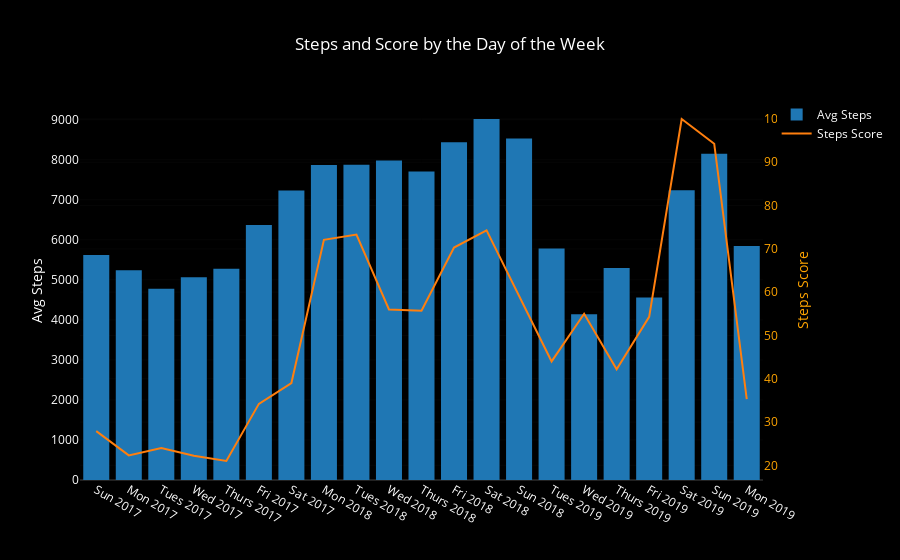

Source (notebook cell):
### Code cell
bars = go.Bar(x=dow_df.weekday_year, y=dow_df.mean_steps,
              name='Avg Steps', yaxis='y1')

score_line = go.Scatter(x=dow_df.weekday_year, y=dow_df.steps_score,
                        name='Steps Score', yaxis='y2')

layout = go.Layout({'plot_bgcolor': 'black', 'paper_bgcolor': 'black', 'font': {'color': 'white'},
                    'title': 'Steps and Score by the Day of the Week ', 'yaxis': {'title': 'Avg Steps'},
                    'yaxis2': {'title': 'Steps Score', 'titlefont': {'color': 'orange'},
                               'tickfont': {'color': 'orange'}, 'overlaying': 'y',
                               'side': 'right'},
                   'xaxis': {'type': '-'}})

data = [bars, score_line]
fig = go.Figure(data=data, layout=layout)
iplot(fig)

### Figure 1 — Plotly figure (JSON) as saved in the notebook; plotly's stock layout.template omitted (floating-point values rounded to 4 significant figures)
{"data": [{"name": "Avg Steps", "type": "bar", "uid": "b89081b8-6167-4d5f-a306-07625572fd28", "x": ["Sun 2017", "Mon 2017", "Tues 2017", "Wed 2017", "Thurs 2017", "Fri 2017", "Sat 2017", "Mon 2018", "Tues 2018", "Wed 2018", "Thurs 2018", "Fri 2018", "Sat 2018", "Sun 2018", "Tues 2019", "Wed 2019", "Thurs 2019", "Fri 2019", "Sat 2019", "Sun 2019", "Mon 2019"], "y": [5620.0, 5239.0, 4778.0, 5062.0, 5277.0, 6368.0, 7233.0, 7869.0, 7875, 7984.0, 7707.0, 8439.0, 9018.0, 8533.0, 5783.0, 4141.0, 5296.0, 4560.0, 7236.0, 8153.0, 5842.0], "yaxis": "y"}, {"name": "Steps Score", "type": "scatter", "uid": "a1777b2c-7e5e-4eb1-9327-04db14da8a6b", "x": ["Sun 2017", "Mon 2017", "Tues 2017", "Wed 2017", "Thurs 2017", "Fri 2017", "Sat 2017", "Mon 2018", "Tues 2018", "Wed 2018", "Thurs 2018", "Fri 2018", "Sat 2018", "Sun 2018", "Tues 2019", "Wed 2019", "Thurs 2019", "Fri 2019", "Sat 2019", "Sun 2019", "Mon 2019"], "y": [27.9, 22.3, 24, 22.2, 21, 34.2, 39, 72.1, 73.3, 56, 55.7, 70.3, 74.3, 59, 44, 55, 42.2, 54.3, 100, 94.3, 35.3], "yaxis": "y2"}], "layout": {"font": {"color": "white"}, "paper_bgcolor": "black", "plot_bgcolor": "black", "title": {"text": "Steps and Score by the Day of the Week "}, "xaxis": {"type": "-"}, "yaxis": {"title": {"text": "Avg Steps"}}, "yaxis2": {"overlaying": "y", "side": "right", "tickfont": {"color": "orange"}, "title": {"font": {"color": "orange"}, "text": "Steps Score"}}}}
